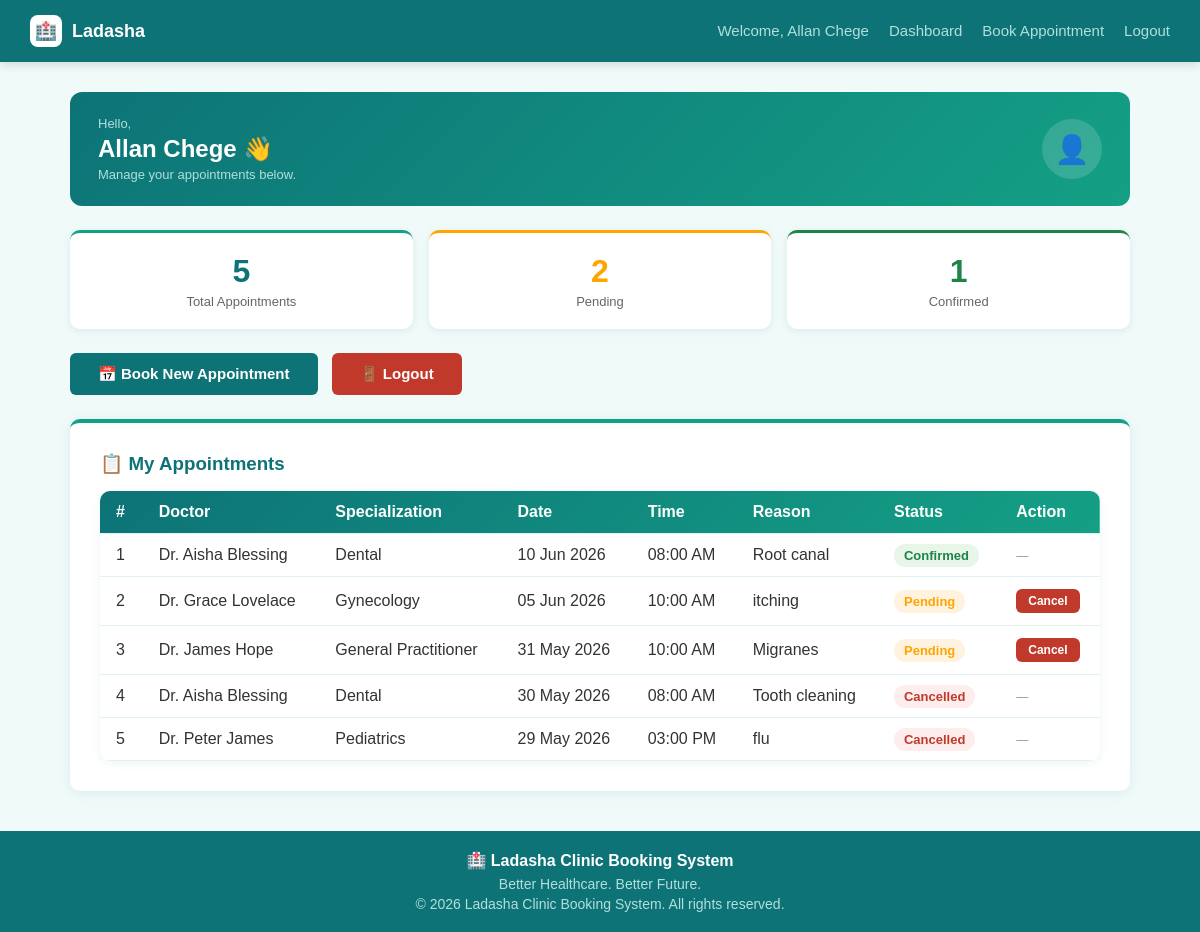
The page /patient/dashboard.php (signed in) on the database its author committed.
### tables this page shows
CREATE TABLE `appointments` (
  `id` int(11) NOT NULL,
  `patient_id` int(11) NOT NULL,
  `doctor_id` int(11) NOT NULL,
  `appt_date` date NOT NULL,
  `appt_time` time NOT NULL,
  `reason` text DEFAULT NULL,
  `status` enum('pending','confirmed','cancelled') DEFAULT 'pending',
  `created_at` datetime DEFAULT current_timestamp()
);

CREATE TABLE `doctors` (
  `id` int(11) NOT NULL,
  `name` varchar(100) NOT NULL,
  `specialization` varchar(100) DEFAULT NULL,
  `email` varchar(150) DEFAULT NULL,
  `phone` varchar(20) DEFAULT NULL
);

### patient/dashboard.php (the view, shortened to what this page needs)
<?php
$host   = 'localhost';
$user   = 'root';
$pass   = '';
$dbname = 'clinic_db';
$conn   = mysqli_connect($host, $user, $pass, $dbname);
$patient_id = $_SESSION['user_id'];
$total     = mysqli_num_rows(mysqli_query($conn, "SELECT id FROM appointments WHERE patient_id='$patient_id'"));
$pending   = mysqli_num_rows(mysqli_query($conn, "SELECT id FROM appointments WHERE patient_id='$patient_id' AND status='pending'"));
$confirmed = mysqli_num_rows(mysqli_query($conn, "SELECT id FROM appointments WHERE patient_id='$patient_id' AND status='confirmed'"));
$sql    = "SELECT a.*, d.name AS doctor_name, d.specialization
           FROM appointments a
           JOIN doctors d ON a.doctor_id = d.id
           WHERE a.patient_id = '$patient_id'
           ORDER BY a.appt_date DESC";
$result = mysqli_query($conn, $sql);
include '../includes/header.php';
?>
<div class="container">
    <div style="background:linear-gradient(135deg,#0D7377,#14A085); border-radius:12px; padding:24px 28px; margin-bottom:24px; display:flex; justify-content:space-between; align-items:center;">
        <div>
            <p style="color:#B2DFDB; font-size:13px; margin:0 0 4px;">Hello,</p>
            <h2 style="color:#fff; font-size:24px; margin:0 0 4px;"><?php echo $_SESSION['username']; ?> 👋</h2>
            <p style="color:#B2DFDB; font-size:13px; margin:0;">Manage your appointments below.</p>
        </div>
        <div style="background:rgba(255,255,255,0.15); width:60px; height:60px; border-radius:50%; display:flex; align-items:center; justify-content:center; font-size:28px;">👤</div>
    </div>
    <div style="display:grid; grid-template-columns:repeat(3,1fr); gap:16px; margin-bottom:24px;">
        <div class="stat-card">
            <p class="stat-number"><?php echo $total; ?></p>
            <p class="stat-label">Total Appointments</p>
        </div>
        <div class="stat-card" style="border-top-color:orange;">
            <p class="stat-number" style="color:orange;"><?php echo $pending; ?></p>
            <p class="stat-label">Pending</p>
        </div>
        <div class="stat-card" style="border-top-color:#1e8449;">
            <p class="stat-number" style="color:#1e8449;"><?php echo $confirmed; ?></p>
            <p class="stat-label">Confirmed</p>
        </div>
    </div>
    <div style="margin-bottom:24px;">
        <a href="book_appointment.php" class="btn btn-primary" style="padding:12px 28px; font-size:15px;">📅 Book New Appointment</a>
        <a href="/clinic_system/logout.php" class="btn btn-danger" style="padding:12px 28px; font-size:15px; margin-left:10px;">🚪 Logout</a>
    </div>
    <div class="card">
        <h3 style="color:#0D7377; margin-bottom:16px;">📋 My Appointments</h3>
        <?php if(mysqli_num_rows($result) > 0): ?>
        <table>
            <thead>
                <tr>
                    <th>#</th>
                    <th>Doctor</th>
                    <th>Specialization</th>
                    <th>Date</th>
                    <th>Time</th>
                    <th>Reason</th>
                    <th>Status</th>
                    <th>Action</th>
                </tr>
            </thead>
            <tbody>
                <?php $count = 1; while($row = mysqli_fetch_assoc($result)): ?>
                <tr>
                    <td><?php echo $count++; ?></td>
                    <td><?php echo $row['doctor_name']; ?></td>
                    <td><?php echo $row['specialization']; ?></td>
                    <td><?php echo date('d M Y', strtotime($row['appt_date'])); ?></td>
                    <td><?php echo date('h:i A', strtotime($row['appt_time'])); ?></td>
                    <td><?php echo $row['reason']; ?></td>
                    <td>
                        <?php
                        $status = $row['status'];
                        $color  = $status == 'confirmed' ? '#1e8449' : ($status == 'cancelled' ? '#c0392b' : 'orange');
                        echo "<span style='color:$color; font-weight:bold; background:" . ($status == 'confirmed' ? '#E8F5E9' : ($status == 'cancelled' ? '#FDEDEC' : '#FFF3E0')) . "; padding:4px 10px; border-radius:12px; font-size:13px;'>".ucfirst($status)."</span>";
                        ?>
                    </td>
                    <td>
                        <?php if($row['status'] == 'pending'): ?>
                        <a href="cancel_appointment.php?id=<?php echo $row['id']; ?>"
                           class="btn btn-danger"
                           style="padding:5px 12px; font-size:12px;"
                           onclick="return confirm('Cancel this appointment?')">Cancel</a>
                        <?php else: ?>
                        <span style="color:#999; font-size:12px;">—</span>
                        <?php endif; ?>
                    </td>
                </tr>
                <?php endwhile; ?>
            </tbody>
        </table>
        <?php endif; ?>
    </div>
</div>
<?php include '../includes/footer.php'; ?>

### css/style.css (style rules this page uses)
* { margin:0;padding:0;box-sizing:border-box }
body { font-family:Arial,sans-serif;background-color:#F0FAF9;color:#333 }
.container { max-width:1100px;margin:30px auto;padding:0 20px }
.card { background:#fff;border-radius:10px;padding:30px;box-shadow:0 2px 12px rgba(13,115,119,0.1);margin-bottom:20px;border-top:4px solid #14A085 }
.btn { padding:10px 24px;border:none;border-radius:6px;cursor:pointer;font-size:15px;font-weight:bold;text-decoration:none;display:inline-block;transition:all 0.2s }
.btn-primary { background:#0D7377;color:#fff }
.btn-danger { background-color:#c0392b;color:#fff }
table { width:100%;border-collapse:collapse;background:#fff;border-radius:10px;overflow:hidden;box-shadow:0 2px 8px rgba(13,115,119,0.08) }
table thead { background:linear-gradient(135deg,#0D7377,#14A085);color:#fff }
table th,table td { padding:12px 16px;text-align:left;border-bottom:1px solid #E0F2F1 }
.stat-card { background:#fff;border-radius:10px;padding:20px;text-align:center;box-shadow:0 2px 8px rgba(13,115,119,0.1);border-top:3px solid #14A085 }
.stat-card .stat-number { font-size:32px;font-weight:700;color:#0D7377;margin:0 }
.stat-card .stat-label { font-size:13px;color:#666;margin:4px 0 0 }

### rows shown on the page
appointments: doctor.name "Dr. Aisha Blessing", doctor.specialization "Dental", appt_date "10 Jun 2026", appt_time "08:00 AM", reason "Root canal", status "Confirmed"
appointments: doctor.name "Dr. Grace Lovelace", doctor.specialization "Gynecology", appt_date "05 Jun 2026", appt_time "10:00 AM", reason "itching", status "Pending"
appointments: doctor.name "Dr. James Hope", doctor.specialization "General Practitioner", appt_date "31 May 2026", appt_time "10:00 AM", reason "Migranes", status "Pending"
appointments: doctor.name "Dr. Aisha Blessing", doctor.specialization "Dental", appt_date "30 May 2026", appt_time "08:00 AM", reason "Tooth cleaning", status "Cancelled"
appointments: doctor.name "Dr. Peter James", doctor.specialization "Pediatrics", appt_date "29 May 2026", appt_time "03:00 PM", reason "flu", status "Cancelled"

### other values the page prints
$_SESSION['username'] "Allan Chege"
$total "5"
$pending "2"
$confirmed "1"
